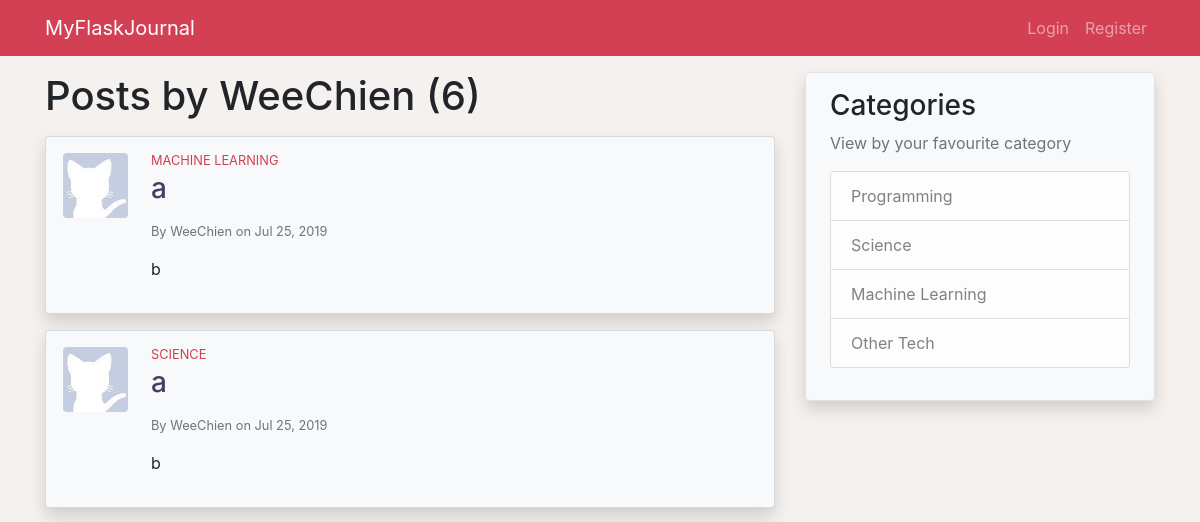
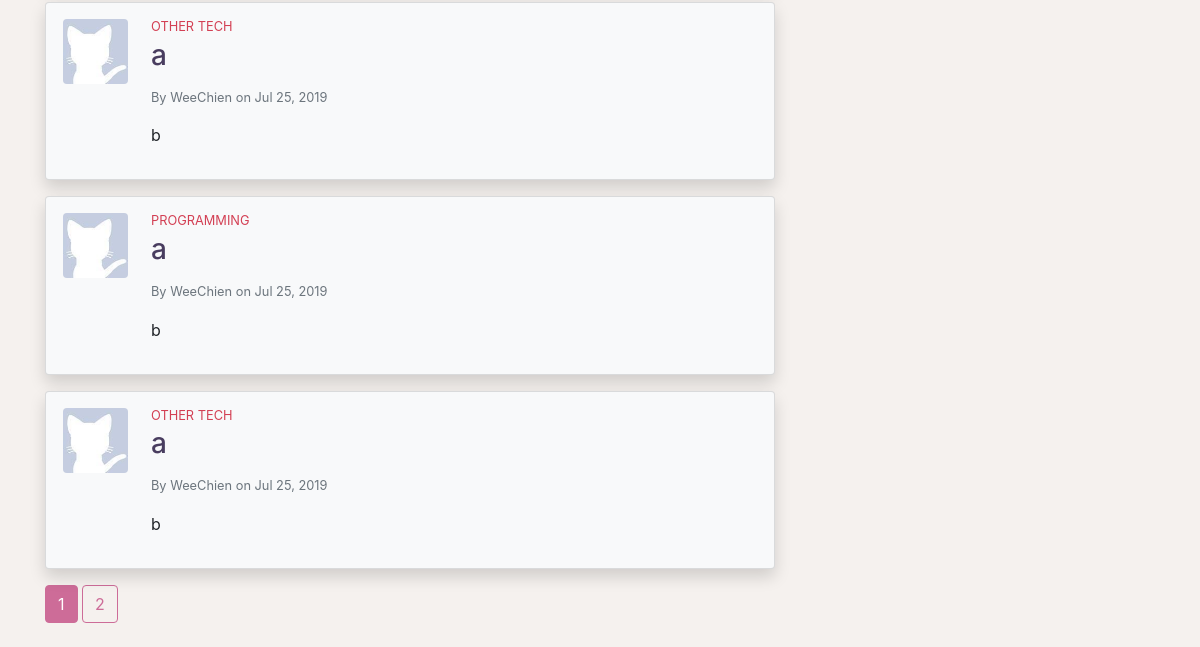
Page /user/WeeChien on the earlier database version (2 pictures, top to bottom).
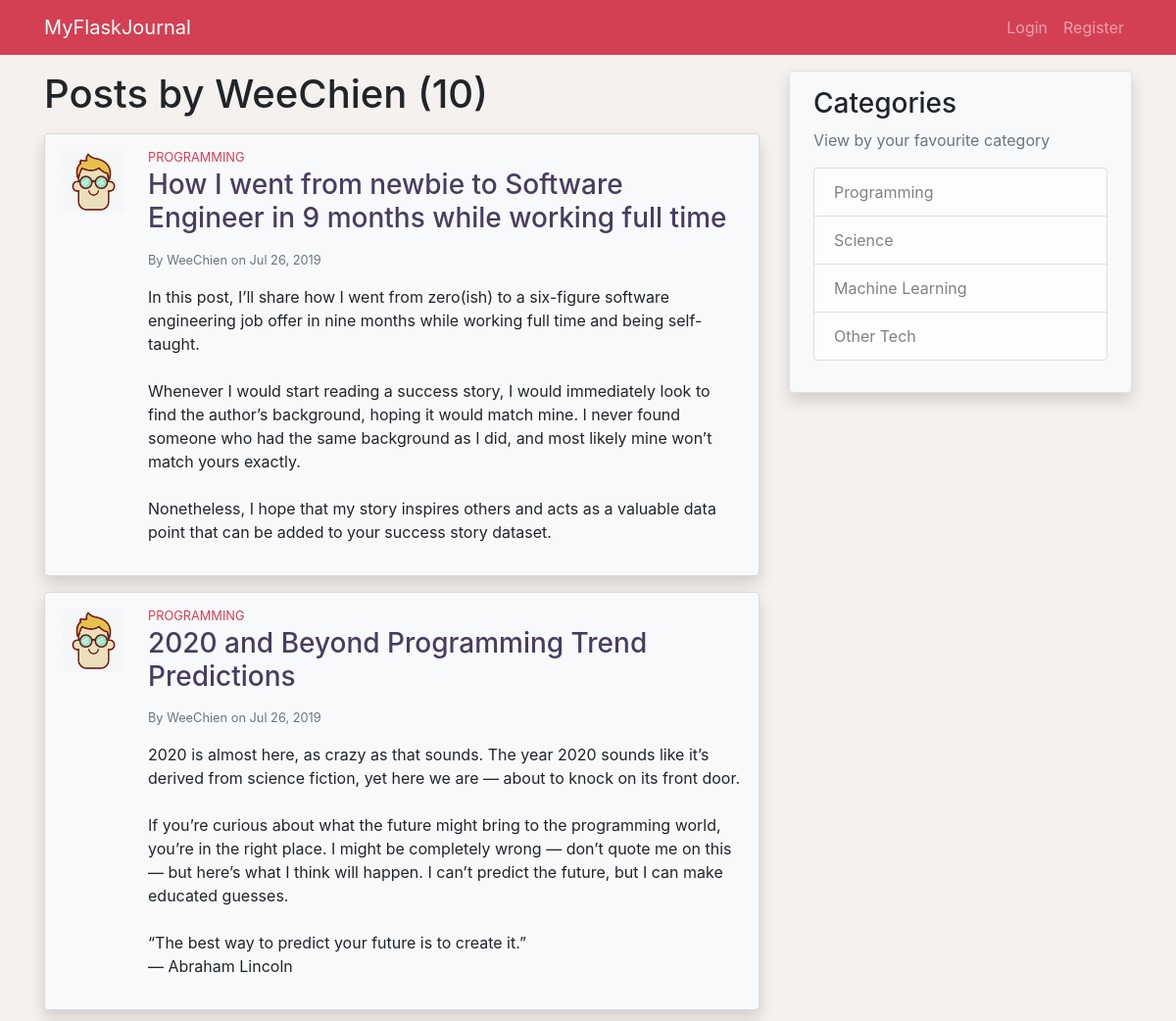
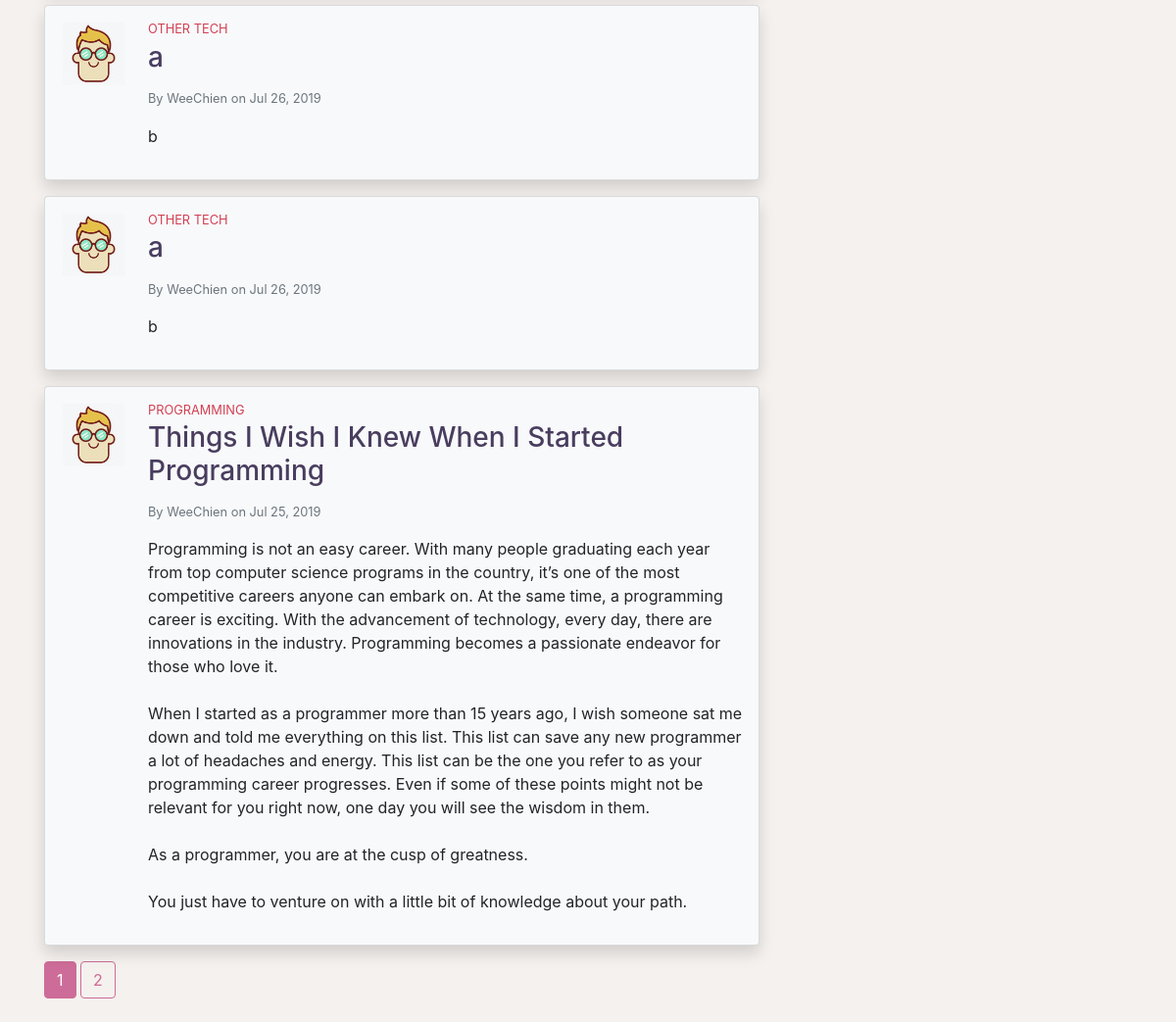
Same page on the later database version (2 pictures, top to bottom).
### application/models.py (models this page shows, shortened)
class Post(db.Model):
    id = db.Column(db.Integer, primary_key=True)
    title = db.Column(db.String(100), nullable=False)
    date_posted = db.Column(db.DateTime, nullable=False,
                            default=datetime.utcnow)
    content = db.Column(db.Text, nullable=False)
    category = db.Column(db.String(100), nullable=False)
    user_id = db.Column(db.Integer, db.ForeignKey('user.id'), nullable=False)

class User(db.Model, UserMixin):
    id = db.Column(db.Integer, primary_key=True)
    username = db.Column(db.String(20), unique=True, nullable=False)
    email = db.Column(db.String(120), unique=True, nullable=False)
    image_file = db.Column(db.String(20), nullable=False,
                           default='default.jpg')
    password = db.Column(db.String(60), nullable=False)
    posts = db.relationship('Post', backref='author', lazy=True)

### application/users/routes.py (the view)
@users.route('/user/<string:username>')
def user_posts(username):
    page = request.args.get('page', 1, type=int)
    user = User.query.filter_by(username=username).first_or_404()
    posts = Post.query\
        .filter_by(author=user)\
        .order_by(Post.date_posted.desc())\
        .paginate(page=page, per_page=5)
    return render_template('users/user_posts.html', posts=posts, user=user)

### application/templates/users/user_posts.html (shortened to what this page needs)
{% extends 'layout.html' %}
{% block content %}
    <h1 class="mb-3">Posts by {{ user.username }} ({{ posts.total }})</h1>
    {% for post in posts.items %}
        <div class="card mb-3 p-3 shadow bg-light">
            <div class="row">
                <div class="ml-3 mb-3 pr-2">
                    <img src="{{ url_for('static', filename='profile_pics/' + post.author.image_file) }}" class="post-img rounded mx-md-auto d-block">
                </div>
                <div class="col">
                    <h6 class="post-category mb-1 small">
                    </h6>
                    <h3 class="post-title mb-3">
                        <a class="clean-a" href="{{ url_for('posts.post', post_id=post.id) }}">{{ post.title }}</a>
                    </h3>
                    <div class="text-muted small mb-3">
                        By <a class="clean-a" href="{{ url_for('users.user_posts', username=post.author.username) }}">{{ post.author.username }}</a>
                        on {{ post.date_posted.strftime('%b %d, %Y')}}
                    </div>
                    <p class="post-content">{{ post.content }}</p>
                </div>
            </div>
        </div>
    {% endfor %}
    {% for page_num in posts.iter_pages(left_edge=1, right_edge=1, left_current=1, right_current=2) %}
        {% if page_num %}
            {% if page_num == posts.page %}
                <a href="{{ url_for('users.user_posts', username=user.username, page=page_num) }}" class="btn btn-info mb-4">{{ page_num }}</a>
            {% else %}
                <a href="{{ url_for('users.user_posts', username=user.username, page=page_num) }}" class="btn btn-outline-info mb-4">{{ page_num }}</a>
            {% endif %}
        {% else %}
            ...
        {% endif %}
    {% endfor %}
{% endblock %}

Differences in the rows shown:
no longer on this page (row edited): Post: image_file (placeholder picture), category "SCIENCE", title "a", author.username "WeeChien", date_posted "Jul 25, 2019", content "b"
no longer on this page (row unchanged): Post: image_file (placeholder picture), category "OTHER TECH", title "a", author.username "WeeChien", date_posted "Jul 25, 2019", content "b"
no longer on this page (row unchanged): Post: image_file (placeholder picture), category "PROGRAMMING", title "a", author.username "WeeChien", date_posted "Jul 25, 2019", content "b"
no longer on this page (row edited): Post: image_file (placeholder picture), category "OTHER TECH", title "a", author.username "WeeChien", date_posted "Jul 25, 2019", content "b"
added Post: image_file (picture), category "PROGRAMMING", title "How I went from newbie to Software Engineer in 9 months while working full time", author.username "WeeChien", date_posted "Jul 26, 2019", content "In this post, I’ll share how I went from zero(ish) to a six-figure software engineering job offer in nine months while working full time and being self-taught. Whenever I would start reading a success story, I would immediately look to find the author’s background, hoping it would match mine. I never found someone who had the same background as I did, and most likely mine won’t match yours exactly. Nonetheless, I hope that my story inspires others and acts as a valuable data point that can be added to your success story dataset."
added Post: image_file (picture), category "PROGRAMMING", title "2020 and Beyond Programming Trend Predictions", author.username "WeeChien", date_posted "Jul 26, 2019", content "2020 is almost here, as crazy as that sounds. The year 2020 sounds like it’s derived from science fiction, yet here we are — about to knock on its front door. If you’re curious about what the future might bring to the programming world, you’re in the right place. I might be completely wrong — don’t quote me on this— but here’s what I think will happen. I can’t predict the future, but I can make educated guesses. “The best way to predict your future is to create it.” ― Abraham Lincoln"
added Post: image_file (picture), category "OTHER TECH", title "a", author.username "WeeChien", date_posted "Jul 26, 2019", content "b"
added Post: image_file (picture), category "OTHER TECH", title "a", author.username "WeeChien", date_posted "Jul 26, 2019", content "b"
changed Post: image_file: picture added in place of a placeholder; category "MACHINE LEARNING" → "PROGRAMMING"; title "a" → "Things I Wish I Knew When I Started Programming"; content "b" → "Programming is not an easy career. With many people graduating each year from top computer science programs in the country, it’s one of the most competitive careers anyone can embark on. At the same time, a programming career is exciting. With the advancement of technology, every day, there are innovations in the industry. Programming becomes a passionate endeavor for those who love it. When I started as a programmer more than 15 years ago, I wish someone sat me down and told me everything on this list. This list can save any new programmer a lot of headaches and energy. This list can be the one you refer to as your programming career progresses. Even if some of these points might not be…"
Other differences:
{{ posts.total }}: "6" → "10"
